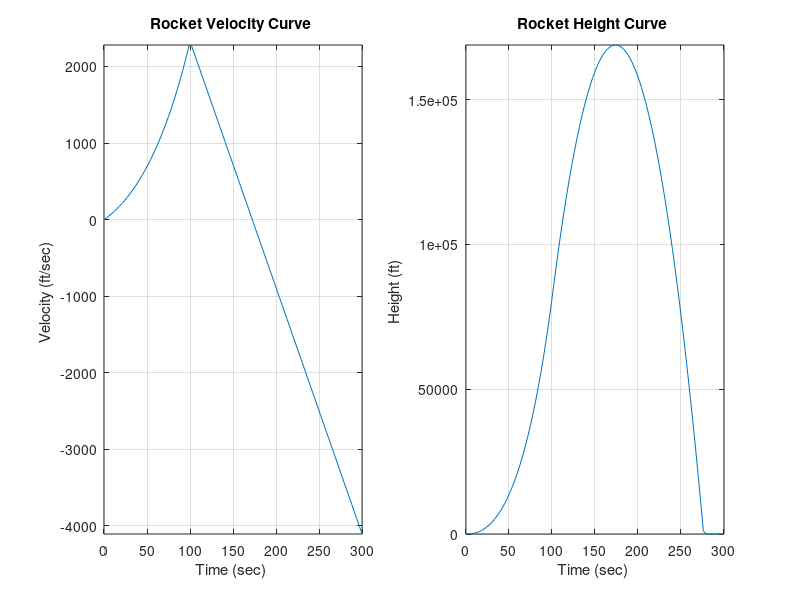

Write the MATLAB code that produced this figure.
m=200;
u=8000;
q=1;
g=32.17;
b=100;
 
count=1;
h(1)=0;
for t=0:3:300
   
    if t<=b
        v(count)=u*log(m/(m-q*t))-g*t;
    else  
        v(count)=u*log(m/(m-q*b))-g*t;
    end
   
 
    h(count+1)=h(count)+v(count)*3;
   
    if h(count+1)<0;
        h(count+1)=0;
    end
   
    tt(count)=t;
    count=count+1;
   
end
 
figure(1)
subplot(121)
plot(tt,v)
xlabel('Time (sec) ');
ylabel('Velocity (ft/sec) ');
title('Rocket Velocity Curve ');
grid
axis tight
 
subplot(122)
N=length(tt);
% h array is one longer than tt.
plot(tt,h(1:N))
xlabel('Time (sec) ');
ylabel('Height (ft) ');
title('Rocket Height Curve ');
grid
axis tight
 
     % display the max height and when that happens in command window
[maxh,nmax]=max(h);
fprintf('Rocket reaches %.1f feet after %.1f seconds \n',maxh,tt(nmax));